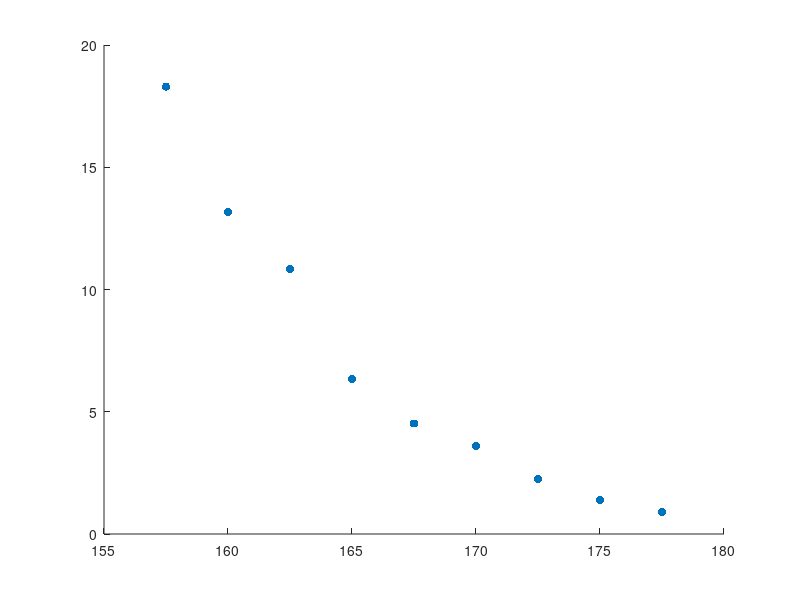

Source code (MATLAB):
clear;
S0=167.65;
r=0.06;

A = importdata('AAPL.txt','\t',1);
B=A.data(:,:);
B(22,3)=B(22,3);
%%{
for idx=unique(B(:,1))' 
C=zeros(size(B(B(:,1)==idx,3),1),1);
C(:,1)=B(B(:,1)==idx,3);
D=zeros(size(B(B(:,1)==idx,3),1),1);
D(:,1)=B(B(:,1)==idx,3);
U=zeros(size(B(B(:,1)==idx,3),1),1);
U(:,1)=B(B(:,1)==idx,3);
while 1
    bk=0;
for i=2:(size(B(B(:,1)==idx,3),1)-1)
    if C(i,1)>C(i-1,1)
        U(i-1,1)=(U(i,1)+U(i-2,1))/2;
        D(i,1)=(D(i-1,1)+D(i+1,1))/2;
        C([i-1 i])=C([i i-1]);
        bk=1;
    end
end
if bk==0
    break
end
end
B(B(:,1)==idx,3)=(U(:,1)+D(:,1))/2;
end
%}





%B=B(B(:,2)>Minim & B(:,2)<Maxim   & B(:,1)>Exc & B(:,1)<Excm,:);


%{
for i=1:size(B,1)
euro=@(sigma)european_bs(S0,B(i,2),r,sigma,B(i,1)./365,'call')-B(i,3);
B(i,3)=fzero(euro,0.5);
end
%}
B=B(B(:,1)==21,:);

xlabel('time(days)');
ylabel('strike');
zlabel('price');
%scatter3(B(:,1),B(:,2),B(:,3),'.');

scatter(B(:,2),B(:,3),'filled');
%hold on;
%scatter(1:size(C,1),A(:,1),'filled');
hold on;
%scatter(1:size(C,1),D(:,1),'filled');
hold on;
%scatter(1:size(C,1),U(:,1),'filled');
hold on;
%scatter(B(:,2),C(:,1),'filled');


function euro=european_bs(S0,K,r,sigma0,T,putcall)
d1 = (log(S0/K) + (r + 0.5*sigma0^2)*T)/(sigma0*sqrt(T));
d2 = d1 - sigma0*sqrt(T);
N1 = normcdf(d1);
N2 = normcdf(d2);
if putcall=='call'
    euro = S0*N1 - K*exp(-r*T)*N2;
elseif putcall=='put'
    euro = S0*N1 - K*exp(-r*T)*N2 + K*exp(-r*T) - S0;
end
end